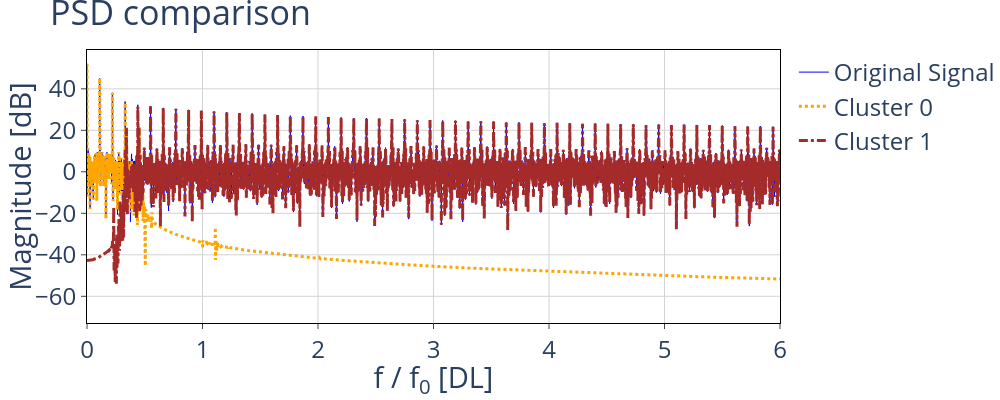
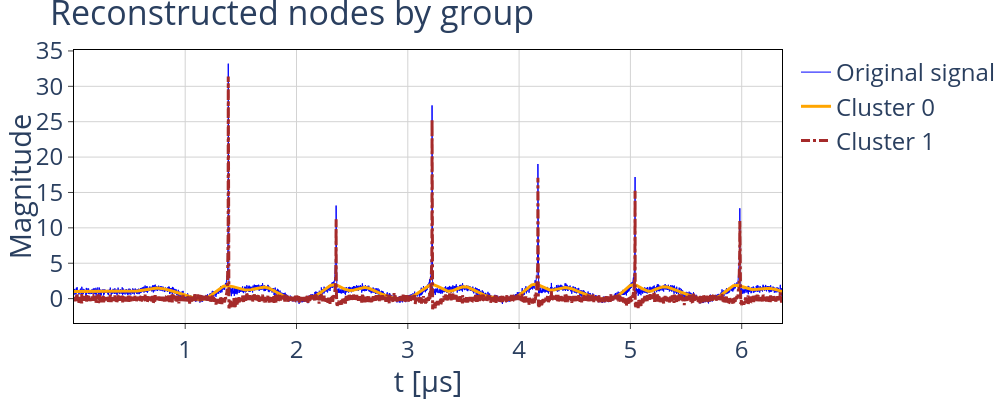

The cell these charts' notebook holds for them, in order:
### Code cell
fig_psd_rec = plot.plot_fft_by_group(
    tr_obj, labels_sorted, sampling_rate=sampling_rate,
    clusters=None, xlims=(0, fft_lim), fundamental_freq=frequency,
    freq_threshold=freq_threshold,
)

fig_rec = plot.plot_reconstructions_by_group(
    tr_obj, labels_sorted, t_plot=t_data_trunc, freq_threshold=freq_threshold
)

### Figure 1 — Plotly figure (JSON) as saved in the notebook; plotly's stock layout.template omitted (floating-point values rounded to 4 significant figures; data arrays with more than 128 entries replaced by an {"elided": "..."} marker saying what was removed)
{"data": [{"line": {"color": "blue", "dash": "solid", "width": 1}, "mode": "lines", "name": "Original Signal", "type": "scatter", "x": {"elided": "45455 float values"}, "y": {"elided": "45455 float values"}}, {"line": {"color": "orange", "dash": "dot", "width": 3}, "mode": "lines", "name": "Cluster 0", "type": "scatter", "x": {"elided": "45455 float values"}, "y": {"elided": "45455 float values"}}, {"line": {"color": "brown", "dash": "dashdot", "width": 3}, "mode": "lines", "name": "Cluster 1", "type": "scatter", "x": {"elided": "45455 float values"}, "y": {"elided": "45455 float values"}}], "layout": {"font": {"size": 24}, "height": 400, "legend": {"font": {"size": 24}, "title": {"text": ""}, "traceorder": "normal"}, "margin": {"b": 0, "l": 0, "r": 0, "t": 50}, "plot_bgcolor": "white", "title": {"text": "PSD comparison"}, "width": 1000, "xaxis": {"gridcolor": "lightgrey", "linecolor": "black", "mirror": true, "range": [0, 6], "showline": true, "tickfont": {"size": 24}, "ticks": "outside", "title": {"text": "f / f<sub>0</sub> [DL]"}}, "yaxis": {"gridcolor": "lightgrey", "linecolor": "black", "mirror": true, "showline": true, "tickfont": {"size": 24}, "ticks": "outside", "title": {"text": "Magnitude [dB]"}}}}

### Figure 2 — Plotly figure (JSON) as saved in the notebook; plotly's stock layout.template omitted (floating-point values rounded to 4 significant figures; data arrays with more than 128 entries replaced by an {"elided": "..."} marker saying what was removed)
{"data": [{"line": {"color": "blue", "dash": "solid", "width": 1}, "mode": "lines", "name": "Original signal", "type": "scatter", "x": {"elided": "6362 float values"}, "y": {"elided": "6362 float values"}}, {"line": {"color": "orange", "dash": "solid", "width": 3}, "mode": "lines", "name": "Cluster 0", "type": "scatter", "x": {"elided": "6362 float values"}, "y": {"elided": "6362 float values"}}, {"line": {"color": "brown", "dash": "dashdot", "width": 3}, "mode": "lines", "name": "Cluster 1", "type": "scatter", "x": {"elided": "6362 float values"}, "y": {"elided": "6362 float values"}}], "layout": {"font": {"size": 24}, "height": 400, "legend": {"font": {"size": 24}, "title": {"text": ""}, "traceorder": "normal"}, "margin": {"b": 0, "l": 0, "r": 0, "t": 50}, "plot_bgcolor": "white", "title": {"text": "Reconstructed nodes by group"}, "width": 1000, "xaxis": {"gridcolor": "lightgrey", "linecolor": "black", "mirror": true, "showline": true, "tickfont": {"size": 24}, "ticks": "outside", "title": {"text": "t [&mu;s]"}}, "yaxis": {"gridcolor": "lightgrey", "linecolor": "black", "mirror": true, "showline": true, "tickfont": {"size": 24}, "ticks": "outside", "title": {"text": "Magnitude"}}}}
